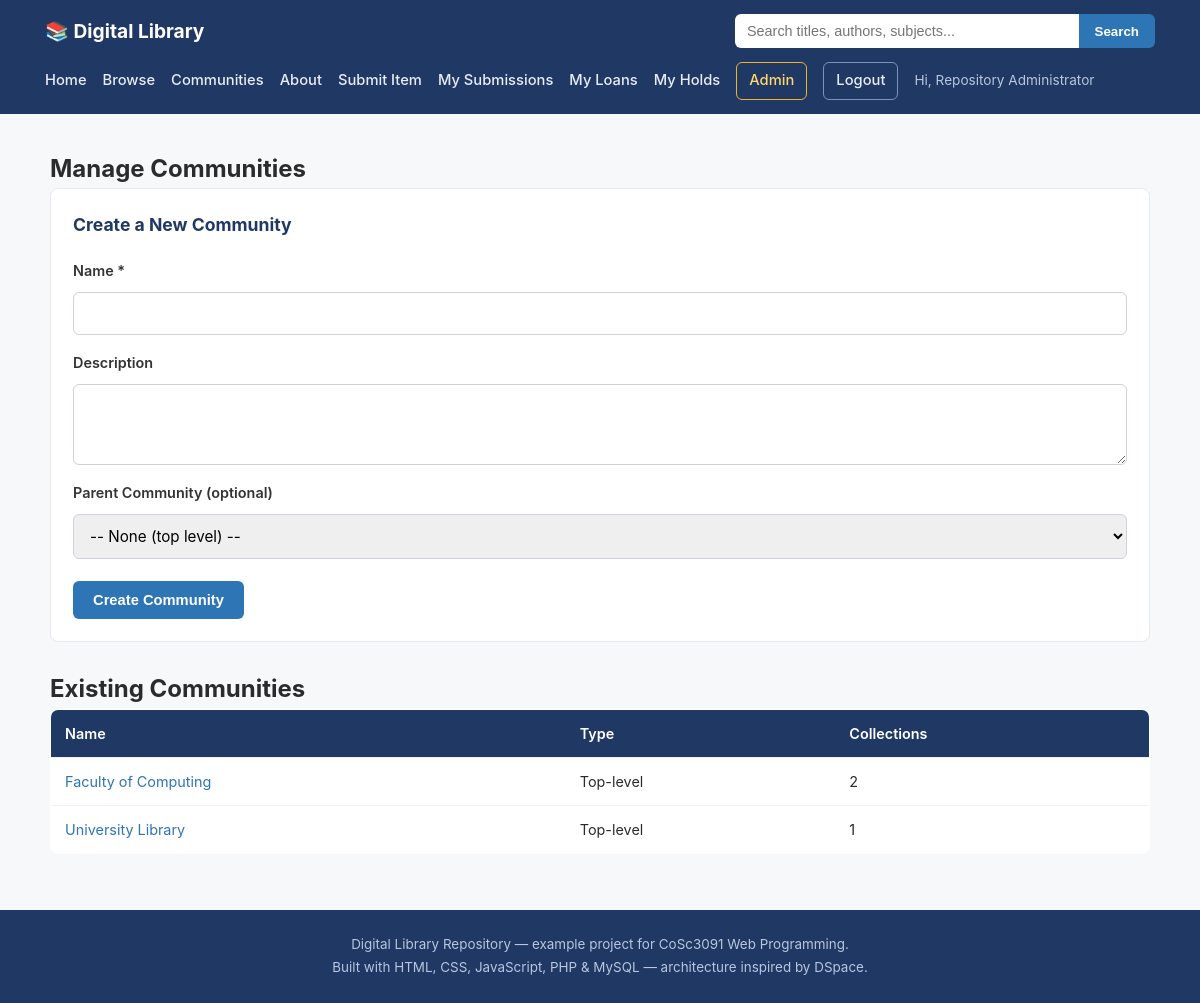
The app's page /admin/manage_communities.php (signed in) with its own data.
### tables this page shows
CREATE TABLE IF NOT EXISTS communities (
  id INT AUTO_INCREMENT PRIMARY KEY,
  parent_id INT DEFAULT NULL,
  name VARCHAR(200) NOT NULL,
  description TEXT,
  created_at TIMESTAMP DEFAULT CURRENT_TIMESTAMP,
  FOREIGN KEY (parent_id) REFERENCES communities(id) ON DELETE CASCADE,
  INDEX idx_parent (parent_id)
);

### admin/manage_communities.php (the view, shortened to what this page needs)
<?php
require_once '../includes/db_connect.php';
$communities = $conn->query("SELECT c.id, c.name, c.parent_id,
                                    (SELECT COUNT(*) FROM collections col WHERE col.community_id = c.id) AS collection_count
                              FROM communities c ORDER BY c.name");
require_once '../includes/header.php';
?>
<section class="page-section wide">
  <h1>Manage Communities</h1>
  <div class="admin-form-card">
    <h2>Create a New Community</h2>
    <form method="POST" class="form">
      <label for="name">Name *</label>
      <input type="text" id="name" name="name" required>
      <label for="description">Description</label>
      <textarea id="description" name="description" rows="3"></textarea>
      <label for="parent_id">Parent Community (optional)</label>
      <select id="parent_id" name="parent_id">
        <option value="">-- None (top level) --</option>
      </select>
      <button type="submit" class="btn btn-primary">Create Community</button>
    </form>
  </div>
  <h2>Existing Communities</h2>
  <table class="item-table">
    <thead><tr><th>Name</th><th>Type</th><th>Collections</th></tr></thead>
    <tbody>
      <?php while ($c = $communities->fetch_assoc()): ?>
        <tr>
          <td><a href="../community.php?id=<?php echo $c['id']; ?>" target="_blank"><?php echo htmlspecialchars($c['name']); ?></a></td>
          <td><?php echo $c['parent_id'] ? 'Sub-community' : 'Top-level'; ?></td>
          <td><?php echo $c['collection_count']; ?></td>
        </tr>
      <?php endwhile; ?>
    </tbody>
  </table>
</section>
<?php require_once '../includes/footer.php'; ?>

### css/style.css (style rules this page uses)
* { box-sizing: border-box; margin: 0; padding: 0; }
body { font-family: -apple-system, BlinkMacSystemFont, "Segoe UI", Roboto, Helvetica, Arial, sans-serif; color: #2b2b2b; background: #f7f8fa; line-height: 1.6; }
a { color: #2e75b6; text-decoration: none; }
.page-section { max-width: 900px; margin: 0 auto; }
.page-section.wide { max-width: 1100px; }
.btn { display: inline-block; padding: 11px 20px; border-radius: 6px; font-weight: 600; border: none; cursor: pointer; font-size: 0.92rem; }
.btn-primary { background: #2e75b6; color: #fff; }
.item-table { width: 100%; border-collapse: collapse; background: #fff; border: 1px solid #e5e9f0; border-radius: 8px; overflow: hidden; margin-bottom: 20px; }
.item-table th, .item-table td { padding: 12px 14px; text-align: left; border-bottom: 1px solid #eef1f5; font-size: 0.9rem; }
.item-table th { background: #1f3864; color: #fff; font-weight: 600; }
.item-table tr:last-child td { border-bottom: none; }
.form { display: flex; flex-direction: column; gap: 10px; }
.form label { font-weight: 600; font-size: 0.9rem; color: #333; margin-top: 6px; }
.form input, .form select, .form textarea { padding: 11px 12px; border: 1px solid #ccd3de; border-radius: 6px; font-size: 0.95rem; font-family: inherit; width: 100%; }
.form button { margin-top: 12px; align-self: flex-start; }
.admin-form-card { background: #fff; border: 1px solid #e5e9f0; border-radius: 8px; padding: 22px; margin-bottom: 28px; }
.admin-form-card h2 { color: #1f3864; margin-bottom: 14px; font-size: 1.1rem; }

### records on screen
communities: name "Faculty of Computing", shows "Top-level", collection_count "2"
communities: name "University Library", shows "Top-level", collection_count "1"

### other values on screen
$_SESSION['full_name'] "Repository Administrator"
